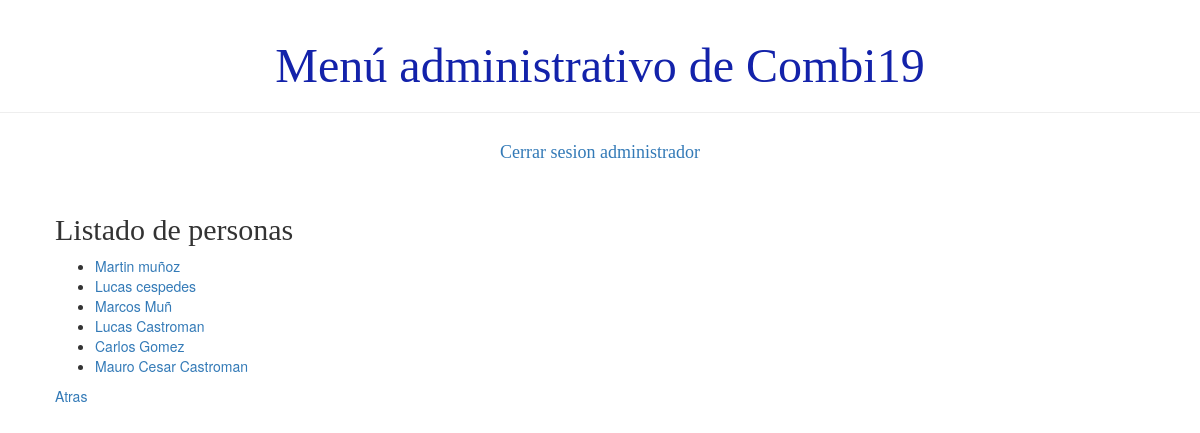
Before: /usuario/listaPersona/ (signed in) with the older database file.
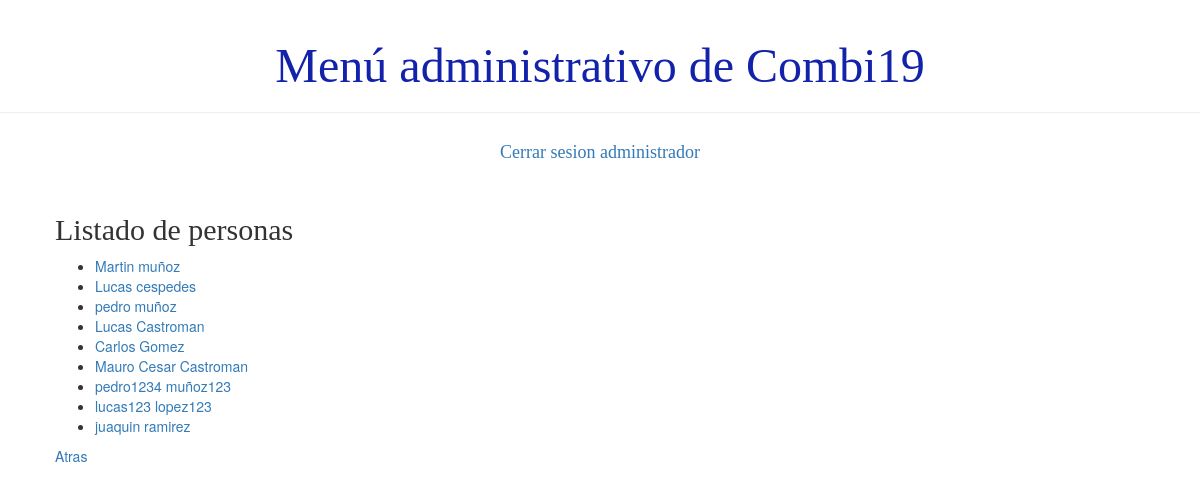
After: the same page with the newer database file.
### demo1/models.py (models this page shows)
class Persona(models.Model):
    usuario = models.ForeignKey('auth.User', on_delete=models.CASCADE)
    dni = models.IntegerField(unique=True)
    telefono = models.BigIntegerField()
    activo = models.BooleanField(default=True)
    def __str__(self):
        return '%s %s' % (self.usuario.first_name, self.usuario.last_name)

### demo1/views.py (the view)
# urls.py: path('usuario/listaPersona/', views.listado_persona, name= 'listado_persona'),
def listado_persona(request):
    personas= Persona.objects.all()
    return render(request, 'demo1/listados/listado_persona.html', {'personas':personas})

### demo1/templates/demo1/listados/listado_persona.html
{% extends 'demo1/base.html' %}
{% block content %}
    <h2>Listado de personas</h2>
    <div>
        <ul>
        {% for persona in personas %}
            <li><a href="">{{ persona }}</a></li>
        {% endfor %}
        </ul>
    </div>
    <div><a href="{% url 'principal' %}">Atras</a></div>
{% endblock %}

### demo1/templates/demo1/base.html (shortened to what this page needs)
{% load static %}
<html>
    <head >
        <link rel="stylesheet" href="//maxcdn.bootstrapcdn.com/bootstrap/3.2.0/css/bootstrap.min.css">
        <link rel="stylesheet" href="//maxcdn.bootstrapcdn.com/bootstrap/3.2.0/css/bootstrap-theme.min.css">
        <link rel="stylesheet" href="{% static 'css/demo1.css' %}">
    </head>
    <body>
        <div class="page-header">
        {% if user.is_authenticated %}
                <h1>Menú administrativo de Combi19</h1>
        </div>
            <div class="card"><h4><a href="http://127.0.0.1:8000/logout/">Cerrar sesion administrador</a> </h4> </div>
            <br>
            <div>
                <div class="content container">
                    {% block content %}
                    {% endblock %}
                </div>
        </div>
        {% else %}
            <h2 class='card'> <p>Error, No ha iniciado sesion</p></h2>
            <h2 class='card'> <a href="http://127.0.0.1:8000/login/">Iniciar Sesión</a></h2>
        {% endif %}
    </body>
</html>

### demo1/static/css/demo1.css (style rules this page uses)
h4 { color: #02105e; }
.page-header h1, .page-header h1 a, .page-header h1 a:visited, .page-header h1 a:active { color: #1322aa; font-size: 36pt; text-decoration: none; display:inline; display: flex; align-items: center; justify-content: center; }
.content { margin-left: 40px; }
h1, h2, h3, h4 { font-family: 'Lobster', cursive; }
.card { display: flex; align-items: center; justify-content: center; }

Changed rows visible on the page:
changed Persona: usuario.last_name "Marcos Muñ" → "pedro muñoz"
added Persona: usuario.last_name "pedro1234 muñoz123"
added Persona: usuario.last_name "lucas123 lopez123"
added Persona: usuario.last_name "juaquin ramirez"
